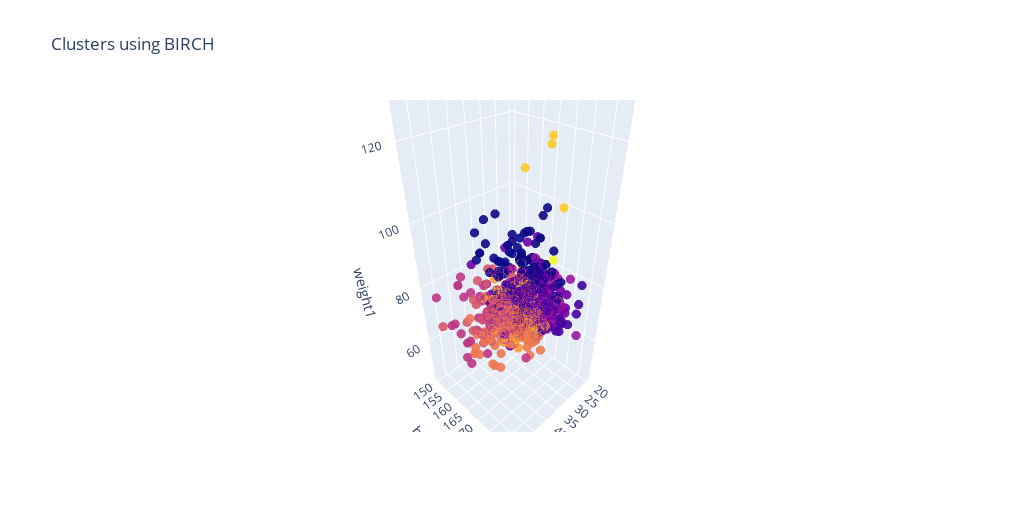

The notebook cell saved with this chart:
### Code cell
import plotly as plt
import plotly.graph_objects as go
from sklearn.cluster import KMeans

# calling the agglomerative algorithm
model = Birch(threshold=0.01, n_clusters=10)

# training the model on dataset
y_model = model.fit_predict(df_new)

# creating pandas dataframe
df_new['cluster'] = pd.DataFrame(y_model)

# creating scattered graph
trace1 = go.Scatter3d(
    
    # storing the variables in x, y, and z axis
    hovertext=df_new['cluster'],
    x= df_new['age1'],
    y= df_new['height1'],
    z= df_new['weight1'],
    mode='markers',
     marker=dict(
        color = df_new['cluster'],
        size= 3,
        line=dict(
            color= df_new['cluster'],
            width= 12
        ),
        opacity=0.9
     )
)

# ploting graph 
data = [trace1]
layout = go.Layout(
    title= 'Clusters using BIRCH',
    scene = dict(
            xaxis = dict(title  = 'age1'),
            yaxis = dict(title  = 'height1'),
            zaxis = dict(title  = 'weight1')
        ),
    width=1024, height=512
)
fig = go.Figure(data=data, layout=layout)
plt.offline.iplot(fig)

### Figure 1 — Plotly figure (JSON) as saved in the notebook; plotly's stock layout.template omitted (floating-point values rounded to 4 significant figures; data arrays with more than 128 entries replaced by an {"elided": "..."} marker saying what was removed)
{"data": [{"hovertext": {"elided": "912 int values"}, "marker": {"color": {"elided": "912 int values"}, "line": {"color": {"elided": "912 int values"}, "width": 12}, "opacity": 0.9, "size": 3}, "mode": "markers", "type": "scatter3d", "x": {"elided": "912 int values"}, "y": {"elided": "912 int values"}, "z": {"elided": "912 int values"}}], "layout": {"height": 512, "scene": {"xaxis": {"title": {"text": "age1"}}, "yaxis": {"title": {"text": "height1"}}, "zaxis": {"title": {"text": "weight1"}}}, "title": {"text": "Clusters using BIRCH"}, "width": 1024}}
